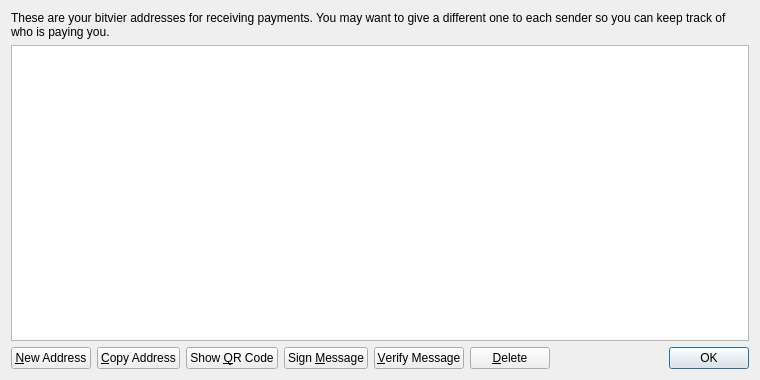
<?xml version="1.0" encoding="UTF-8"?>
<ui version="4.0">
 <class>AddressBookPage</class>
 <widget class="QWidget" name="AddressBookPage">
  <property name="geometry">
   <rect>
    <x>0</x>
    <y>0</y>
    <width>760</width>
    <height>380</height>
   </rect>
  </property>
  <property name="windowTitle">
   <string>Address Book</string>
  </property>
  <layout class="QVBoxLayout" name="verticalLayout">
   <item>
    <widget class="QLabel" name="labelExplanation">
     <property name="text">
      <string>These are your bitvier addresses for receiving payments. You may want to give a different one to each sender so you can keep track of who is paying you.</string>
     </property>
     <property name="textFormat">
      <enum>Qt::PlainText</enum>
     </property>
     <property name="wordWrap">
      <bool>true</bool>
     </property>
    </widget>
   </item>
   <item>
    <widget class="QTableView" name="tableView">
     <property name="contextMenuPolicy">
      <enum>Qt::CustomContextMenu</enum>
     </property>
     <property name="toolTip">
      <string>Double-click to edit address or label</string>
     </property>
     <property name="tabKeyNavigation">
      <bool>false</bool>
     </property>
     <property name="alternatingRowColors">
      <bool>true</bool>
     </property>
     <property name="selectionMode">
      <enum>QAbstractItemView::SingleSelection</enum>
     </property>
     <property name="selectionBehavior">
      <enum>QAbstractItemView::SelectRows</enum>
     </property>
     <property name="sortingEnabled">
      <bool>true</bool>
     </property>
     <attribute name="verticalHeaderVisible">
      <bool>false</bool>
     </attribute>
    </widget>
   </item>
   <item>
    <layout class="QHBoxLayout" name="horizontalLayout">
     <item>
      <widget class="QPushButton" name="newAddressButton">
       <property name="toolTip">
        <string>Create a new address</string>
       </property>
       <property name="text">
        <string>&amp;New Address</string>
       </property>
       <property name="icon">
        <iconset resource="../bitcoin.qrc">
         <normaloff>:/icons/add</normaloff>:/icons/add</iconset>
       </property>
      </widget>
     </item>
     <item>
      <widget class="QPushButton" name="copyToClipboard">
       <property name="toolTip">
        <string>Copy the currently selected address to the system clipboard</string>
       </property>
       <property name="text">
        <string>&amp;Copy Address</string>
       </property>
       <property name="icon">
        <iconset resource="../bitcoin.qrc">
         <normaloff>:/icons/editcopy</normaloff>:/icons/editcopy</iconset>
       </property>
      </widget>
     </item>
     <item>
      <widget class="QPushButton" name="showQRCode">
       <property name="text">
        <string>Show &amp;QR Code</string>
       </property>
       <property name="icon">
        <iconset resource="../bitcoin.qrc">
         <normaloff>:/icons/qrcode</normaloff>:/icons/qrcode</iconset>
       </property>
      </widget>
     </item>
     <item>
      <widget class="QPushButton" name="signMessage">
       <property name="toolTip">
        <string>Sign a message to prove you own a bitvier address</string>
       </property>
       <property name="text">
        <string>Sign &amp;Message</string>
       </property>
       <property name="icon">
        <iconset resource="../bitcoin.qrc">
         <normaloff>:/icons/edit</normaloff>:/icons/edit</iconset>
       </property>
      </widget>
     </item>
     <item>
      <widget class="QPushButton" name="verifyMessage">
       <property name="toolTip">
        <string>Verify a message to ensure it was signed with a specified bitvier address</string>
       </property>
       <property name="text">
        <string>&amp;Verify Message</string>
       </property>
       <property name="icon">
        <iconset resource="../bitcoin.qrc">
         <normaloff>:/icons/transaction_0</normaloff>:/icons/transaction_0</iconset>
       </property>
      </widget>
     </item>
     <item>
      <widget class="QPushButton" name="deleteButton">
       <property name="toolTip">
        <string>Delete the currently selected address from the list</string>
       </property>
       <property name="text">
        <string>&amp;Delete</string>
       </property>
       <property name="icon">
        <iconset resource="../bitcoin.qrc">
         <normaloff>:/icons/remove</normaloff>:/icons/remove</iconset>
       </property>
      </widget>
     </item>
     <item>
      <spacer name="horizontalSpacer">
       <property name="orientation">
        <enum>Qt::Horizontal</enum>
       </property>
       <property name="sizeHint" stdset="0">
        <size>
         <width>40</width>
         <height>20</height>
        </size>
       </property>
      </spacer>
     </item>
     <item>
      <widget class="QDialogButtonBox" name="buttonBox">
       <property name="sizePolicy">
        <sizepolicy hsizetype="Maximum" vsizetype="Fixed">
         <horstretch>0</horstretch>
         <verstretch>0</verstretch>
        </sizepolicy>
       </property>
       <property name="standardButtons">
        <set>QDialogButtonBox::Ok</set>
       </property>
      </widget>
     </item>
    </layout>
   </item>
  </layout>
 </widget>
 <resources>
  <include location="../bitcoin.qrc"/>
 </resources>
 <connections/>
</ui>
